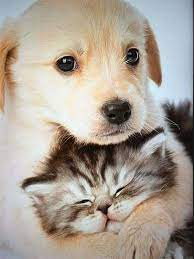
#> input picture picture/img 2.jpg, 194 x 259 px
$ python '11. masking.py'
#> lines starting #> are read from the running program, lines starting #| are printed output that depends on the picture; after the words box and inside, x2 and y2 are one past the last pixel; in counts of white or black regions, pixels touching at a corner belong together
import cv2 as cv
import numpy as np

img = cv.imread('picture/img 2.jpg')
#> img is the input picture: shape (259, 194, 3); mean B, G, R 148.5, 159.7, 169.8
cv.imshow('Original Image', img)

blank = np.zeros(img.shape[:2], dtype='uint8')
cv.imshow('Blank', blank)

mask = cv.circle(blank, (img.shape[1]//2 + 45, img.shape[0]//2 + 45), 100, 255, -1)
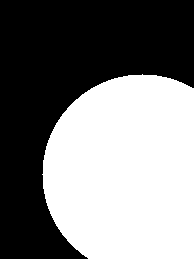
#> blank: shape (259, 194); 48.6% white; 1 white region, box (x1, y1, x2, y2) and area: (42, 74, 194, 259) 24411
cv.imshow('Mask', mask)

masking = cv.bitwise_and(img, img, mask=mask)
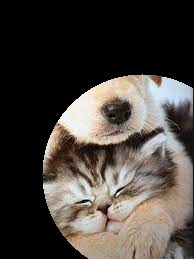
#> masking: shape (259, 194, 3); mean B, G, R 61.6, 66.9, 72.8
cv.imshow('Masked Image', masking)

mask = cv.rectangle(blank, (img.shape[1]//2 + 45, img.shape[0]//2 + 45),
                    (img.shape[1]//2 +100, img.shape[0]//2 + 100), 100, 255, -1)
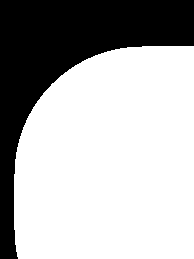
#> blank: shape (259, 194); values 0 (black) and 100 (white), 68.9% white; 1 black region, box (x1, y1, x2, y2) and area: (0, 0, 194, 259) 15612
cv.imshow('Mask', mask)

circle = cv.circle(blank.copy(), (img.shape[1]//2 + 45, img.shape[0]//2), 100, 255, -1)
cv.imshow('Mask', mask)

rectangle = cv.rectangle(blank.copy(), (30,30), (370,370), 255, -1)

weird_shape = cv.bitwise_and(circle, rectangle)
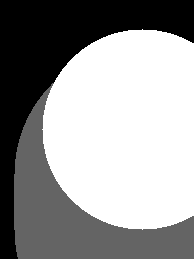
#> circle: shape (259, 194); min 0, max 255, mean 151.2
cv.imshow('Weird_shape', weird_shape)

masking = cv.bitwise_and(img, img, mask=weird_shape)
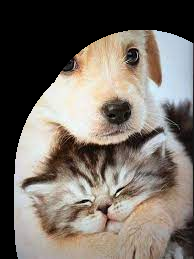
#> masking: shape (259, 194, 3); mean B, G, R 102.4, 110.4, 118.4
cv.imshow('Weird Masked Image', masking)

masking = cv.bitwise_and(img, img, mask=mask)
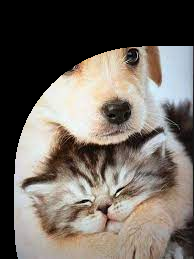
#> masking: shape (259, 194, 3); mean B, G, R 97.3, 104.7, 112.3
cv.imshow('Masked Image', masking)


cv.waitKey(0)

$ run again, with picture/img 1.jpg copied over picture/img 2.jpg
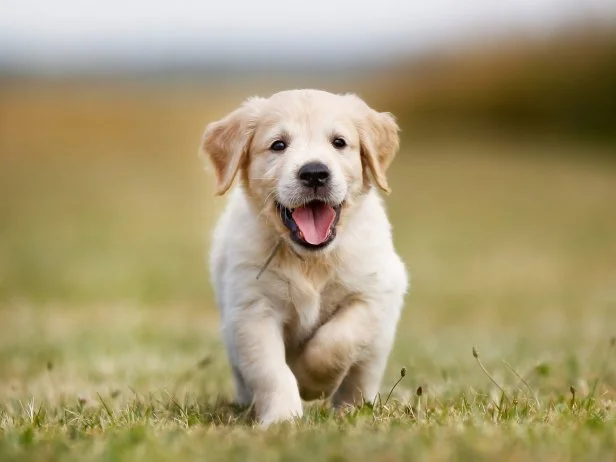
#> input picture picture/img 1.jpg, 616 x 462 px
#> img is the input picture: shape (462, 616, 3); mean B, G, R 114.9, 153.9, 166.9
#> `mask = cv.circle(blank, (img.shape[1]//2 + 45, img.shape[0]//2 + 45), ..`:
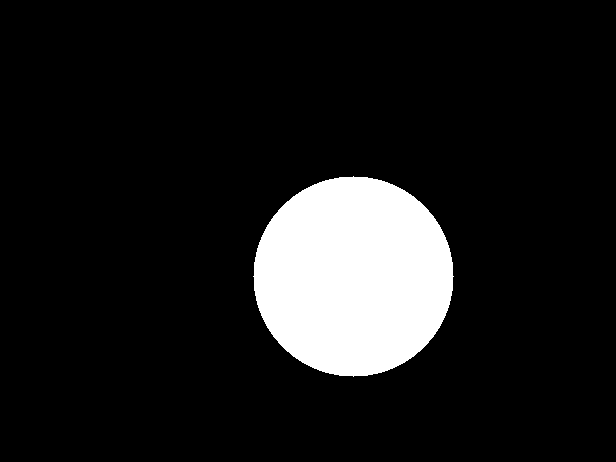
#> blank: shape (462, 616); 11% white; 1 white region, box (x1, y1, x2, y2) and area: (253, 176, 454, 377) 31417
#> `masking = cv.bitwise_and(img, img, mask=weird_shape)`:
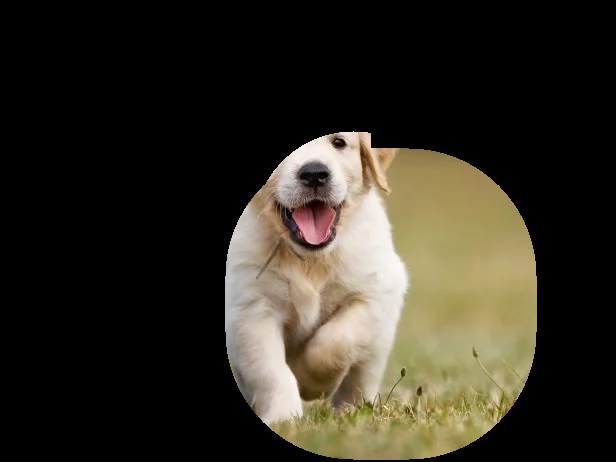
#> masking: shape (462, 616, 3); mean B, G, R 35.4, 46.3, 50.7

$ run again, with picture/img 3.jpg copied over picture/img 2.jpg
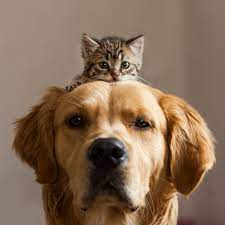
#> input picture picture/img 3.jpg, 225 x 225 px
#> img is the input picture: shape (225, 225, 3); mean B, G, R 86.9, 108.1, 133.3
#> `mask = cv.circle(blank, (img.shape[1]//2 + 45, img.shape[0]//2 + 45), ..`:
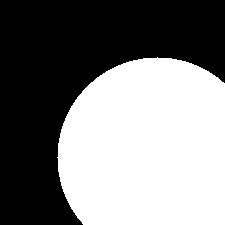
#> blank: shape (225, 225); 49% white; 1 white region, box (x1, y1, x2, y2) and area: (57, 57, 225, 225) 24800
#> `masking = cv.bitwise_and(img, img, mask=weird_shape)`:
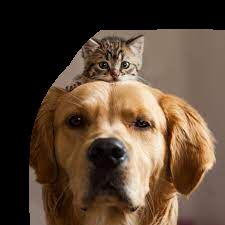
#> masking: shape (225, 225, 3); mean B, G, R 53.1, 69.9, 89.3

$ run again, with picture/img 4.jpg copied over picture/img 2.jpg
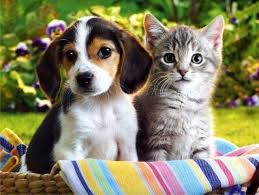
#> input picture picture/img 4.jpg, 259 x 195 px
#> img is the input picture: shape (195, 259, 3); mean B, G, R 100.7, 130.1, 133
#> `mask = cv.circle(blank, (img.shape[1]//2 + 45, img.shape[0]//2 + 45), ..`:
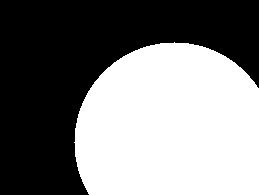
#> blank: shape (195, 259); 48.7% white; 1 white region, box (x1, y1, x2, y2) and area: (74, 42, 259, 195) 24581
#> `masking = cv.bitwise_and(img, img, mask=weird_shape)`:
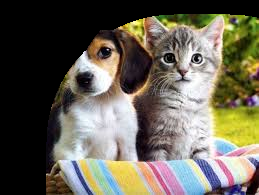
#> masking: shape (195, 259, 3); mean B, G, R 86.2, 99.4, 104.2
